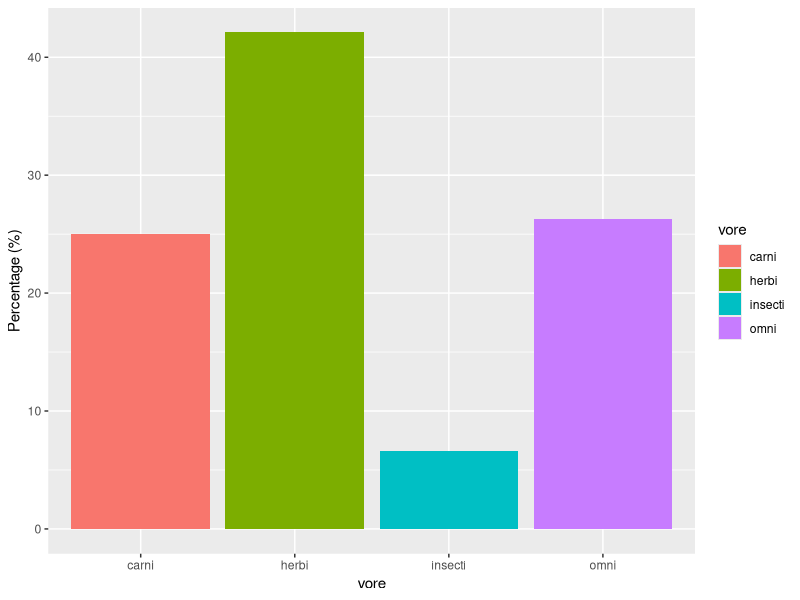
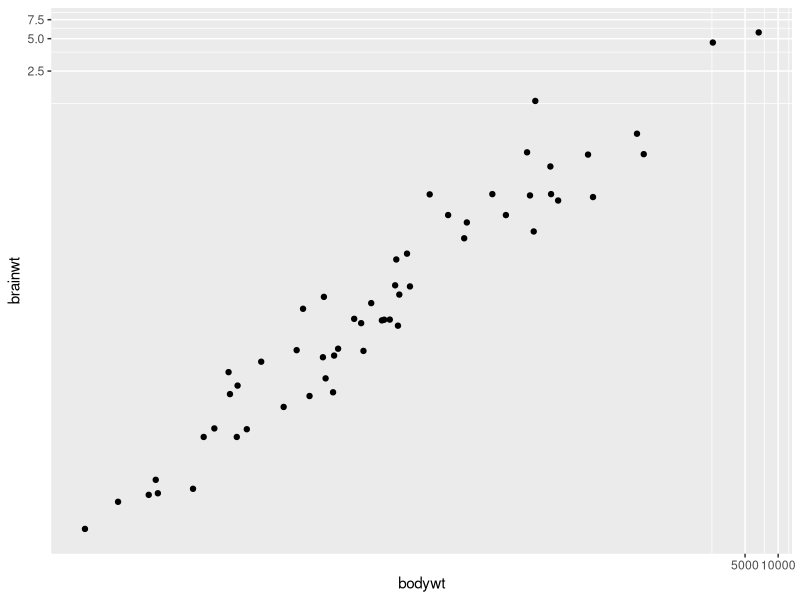

The R source for these figures, in order:
## ---- chunk 1
library(tidyverse)
## ---- chunk 2
summary(msleep)
head(msleep)
## ---- chunk 3
msleep %>% 
    select(vore) %>% 
    drop_na() %>% 
    ggplot() + 
        geom_bar( mapping = aes( x = vore, y = ..count../sum(..count..)*100, fill = vore)) +
        ylab("Percentage (%)")
## ---- chunk 4
msleep %>% 
    filter(vore == 'carni' | vore == 'herbi') %>%
    group_by( vore) %>%
    summarise( total_sleep_mean = mean(sleep_total))
## ---- chunk 5
ggplot( data = msleep, mapping = aes(x = bodywt, y = brainwt), na.rm = T) +
    geom_point( na.rm = T) +
    coord_trans(x = "log10", y = "log10")
## ---- chunk 6
cor(msleep$brainwt, msleep$bodywt, use = "pairwise.complete.obs", method="pearson")
## ---- chunk 7
msleep %>% 
    mutate( z = (sleep_total - mean(sleep_total))/sd(sleep_total)) %>% 
    filter( abs(z) > 1.5) %>% 
    select( name, z)
